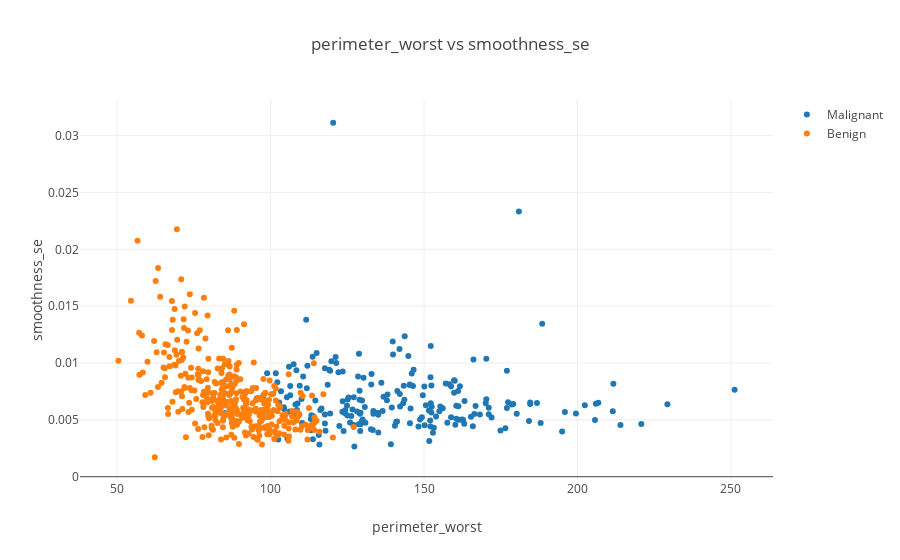

Source (notebook cell):
### Code cell
plot_corr('perimeter_worst', 'smoothness_se')

### Figure 1 — Plotly figure (JSON) as saved in the notebook; plotly's stock layout.template omitted (floating-point values rounded to 4 significant figures; data arrays with more than 128 entries replaced by an {"elided": "..."} marker saying what was removed)
{"data": [{"mode": "markers", "name": "Malignant", "type": "scatter", "uid": "570cff7a-8ebb-11e9-927d-1062e5f011e3", "x": {"elided": "212 float values"}, "y": {"elided": "212 float values"}}, {"mode": "markers", "name": "Benign", "type": "scatter", "uid": "570cff7b-8ebb-11e9-b9e9-1062e5f011e3", "x": {"elided": "357 float values"}, "y": {"elided": "357 float values"}}], "layout": {"title": "perimeter_worst vs smoothness_se", "xaxis": {"title": "perimeter_worst"}, "yaxis": {"title": "smoothness_se"}}}
